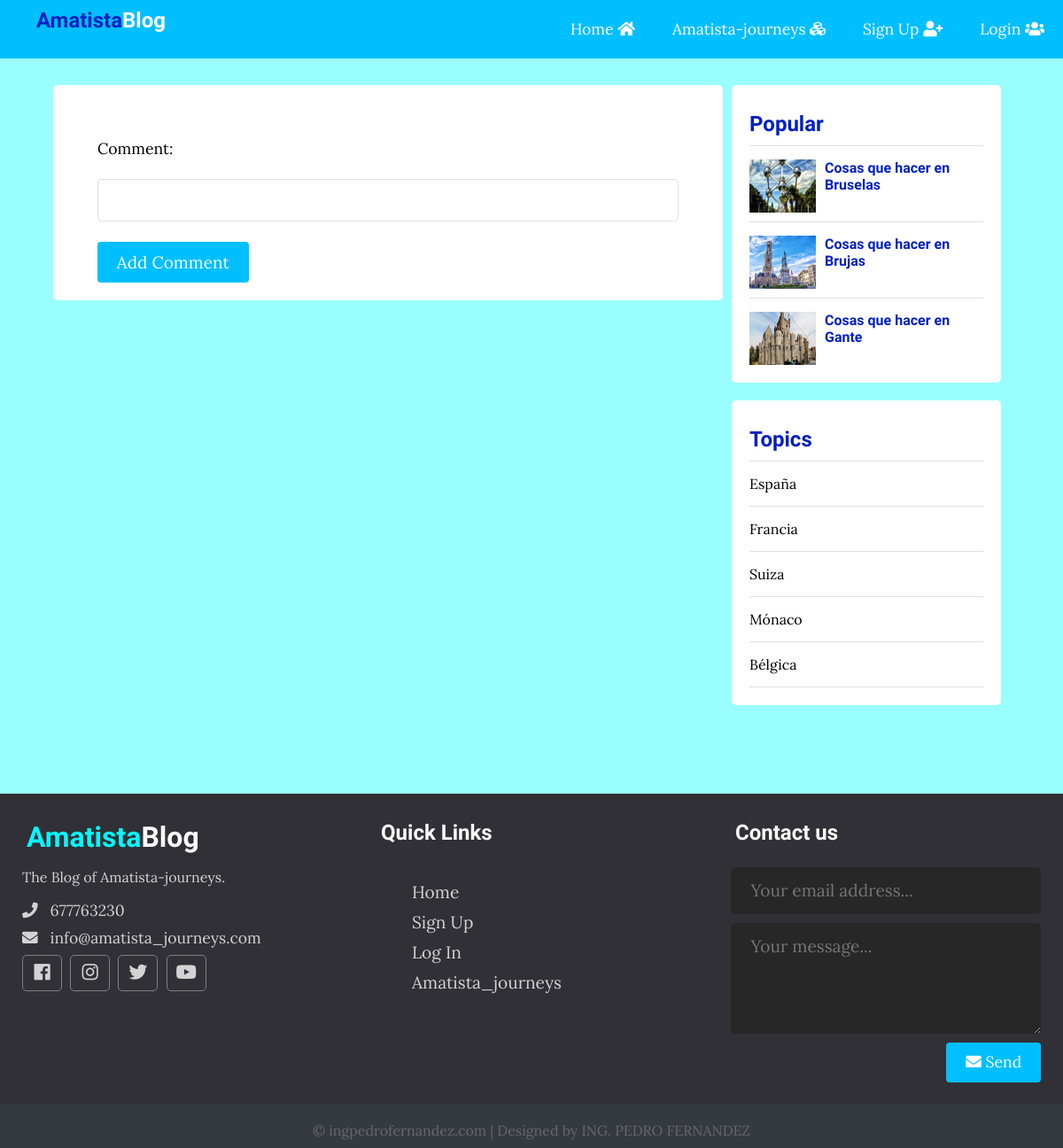
Page /single_user_login.php on the committed database.
### tables this page shows
CREATE TABLE `posts` (
  `id` int(11) NOT NULL,
  `user_id` int(11) NOT NULL,
  `username` varchar(255) DEFAULT NULL,
  `topic_id` int(11) DEFAULT NULL,
  `title` varchar(255) NOT NULL,
  `image` varchar(255) NOT NULL,
  `body` text NOT NULL,
  `comments` int(11) DEFAULT NULL,
  `published` tinyint(4) NOT NULL,
  `created_at` datetime NOT NULL DEFAULT CURRENT_TIMESTAMP
);

CREATE TABLE `topics` (
  `id` int(11) NOT NULL,
  `name` varchar(100) NOT NULL,
  `description` text NOT NULL
);

### app/database/db.php (called while the page is built, shortened)
<?php
require('connect.php');
function executeQuery($sql, $data)
{
    global $conn;
    $stmt = $conn->prepare($sql);
    $values = array_values($data);
    $types = str_repeat('s', count($values));
    $stmt->bind_param($types, ...$values);
    $stmt->execute();
    return $stmt;
}
function selectAll($table, $conditions = [])
{
    global $conn;
    $sql = "SELECT * FROM $table";
    if (empty($conditions)) {
        $stmt = $conn->prepare($sql);
        $stmt->execute();
        $records = $stmt->get_result()->fetch_all(MYSQLI_ASSOC);
        return $records;
    } else {
        $i = 0;
        foreach ($conditions as $key => $value) {
            if ($i === 0) {
                $sql = $sql . " WHERE $key=?";
            } else {
                $sql = $sql . " AND $key=?";
            }
            $i++;
        }
        $stmt = executeQuery($sql, $conditions);
        $records = $stmt->get_result()->fetch_all(MYSQLI_ASSOC);
        return $records;
    }
}

### app/controllers/posts.php (called while the page is built, shortened)
<?php
include(ROOT_PATH . "/app/database/db.php");
$table = 'posts';
$topics = selectAll('topics');
$posts = selectAll($table);

### single_user_login.php (the view, shortened to what this page needs)
<?php include(ROOT_PATH . '/app/controllers/posts.php');
$topics = selectAll('topics');
$posts = selectAll('posts', ['published' => 1]);
?>
<!DOCTYPE html>
<html lang="en">
<head>
  <link rel="stylesheet" href="https://use.fontawesome.com/releases/v5.7.2/css/all.css"
>
  <link rel="stylesheet" href="assets/css/style.css">
</head>
<body>
  <?php include(ROOT_PATH . "/app/includes/header.php"); ?>
  <div class="page-wrapper">
    <div class="content clearfix">
      <div class="main-content-wrapper">
        <div class="main-content single">
          <?php
          if (!$_SESSION['admin']) {
          ?>
                        <form action="single_user_login.php?id=<?php echo $post['id']; ?>" method="post">
                        <div>
                            <label>Comment:</label><br><br>
                            <input type="text" name="comment" value="<?php echo $comment ?>" class="text-input">
                        </div><br>
                        <div>
                            <button type="submit"  class="btn btn-big">Add Comment</button>
                        </div>
                        </form>
           <?php
           } else {
           ?>
           <?php
           }
           ?>
        </div>
      </div>
      <div class="sidebar single">
        <div class="section popular">
          <h2 class="section-title">Popular</h2>
          <?php foreach ($posts as $p): ?>
            <div class="post clearfix">
              <img src="<?php echo BASE_URL . '/assets/images/' . $p['image']; ?>" alt="">
              <a href="index.php" class="title">
                <h4><?php echo $p['title'] ?></h4>
              </a>
            </div>
          <?php endforeach; ?>
        </div>
        <div class="section topics">
          <h2 class="section-title">Topics</h2>
          <ul>
            <?php foreach ($topics as $topic): ?>
              <li><a href="<?php echo BASE_URL . '/index.php?t_id=' . $topic['id'] . '&name=' . $topic['name'] ?>"><?php echo $topic['name']; ?></a></li>
            <?php endforeach; ?>
          </ul>
        </div>
      </div>
    </div>
  </div>
  <?php include(ROOT_PATH . "/app/includes/footer.php"); ?>
</body>
</html>

### assets/css/style.css (style rules this page uses)
* { box-sizing: border-box; }
html, body { height: 100%; padding: 0px; margin: 0px; background: #9AFEFF ; font-family: "Lora", serif; }
h1, h2, h3, h4, h5, h6 { font-family: "Candal", serif; color: #0020C2; margin: 5px; }
a { text-decoration: none; color: inherit; }
.clearfix::after { content: ""; display: block; clear: both; }
.btn { padding: 0.5rem 1rem; background: #00BFFF; color: white; border: 1px solid transparent; border-radius: 0.25rem; font-size: 1.08em; font-family: "Lora", serif; }
.btn-big { padding: 0.7rem 1.3rem; line-height: 1.3rem; }
.text-input { padding: 0.7rem 1rem; display: block; width: 100%; border-radius: 5px; border: 1px solid #e0e0e0; outline: none; color: #444; line-height: 1.5rem; font-size: 1.2em; font-family: "Lora", serif; }
ul li { list-style-type:none; }
.page-wrapper { min-height: 100%; }
.content { width: 90%; margin: 30px auto 30px; }
.content .main-content { width: 70%; float: left; }
.content .main-content.single { background: white; padding: 20px 50px; font-size: 1.1em; border-radius: 5px; margin-bottom: 20px; }
.content .popular .post { border-top: 1px solid #e0e0e0; margin-top: 10px; padding-top: 10px; }
.content .popular .post img { height: 60px; width: 75px; float: left; margin-right: 10px; }
.content .sidebar { width: 30%; float: left; }
.content .sidebar.single { padding: 0px 10px; }
.content .sidebar .section { background: white; padding: 20px; border-radius: 5px; margin-bottom: 20px; }
.content .sidebar .section .section-title { margin: 10px 0px 10px 0px; }
.content .sidebar .section.topics ul { margin: 0px; padding: 0px; list-style: none; border-top: 1px solid #e0e0e0; }
.content .sidebar .section.topics ul li a { display: block; padding: 15px 0px 15px 0px; border-bottom: 1px solid #e0e0e0; transition: all 0.3s; }

### rows in the picture
posts: image (picture), title "Cosas que hacer en Bruselas"
posts: image (picture), title "Cosas que hacer en Brujas"
posts: image (picture), title "Cosas que hacer en Gante"
topics: name "España"
topics: name "Francia"
topics: name "Suiza"
topics: name "Mónaco"
topics: name "Bélgica"
